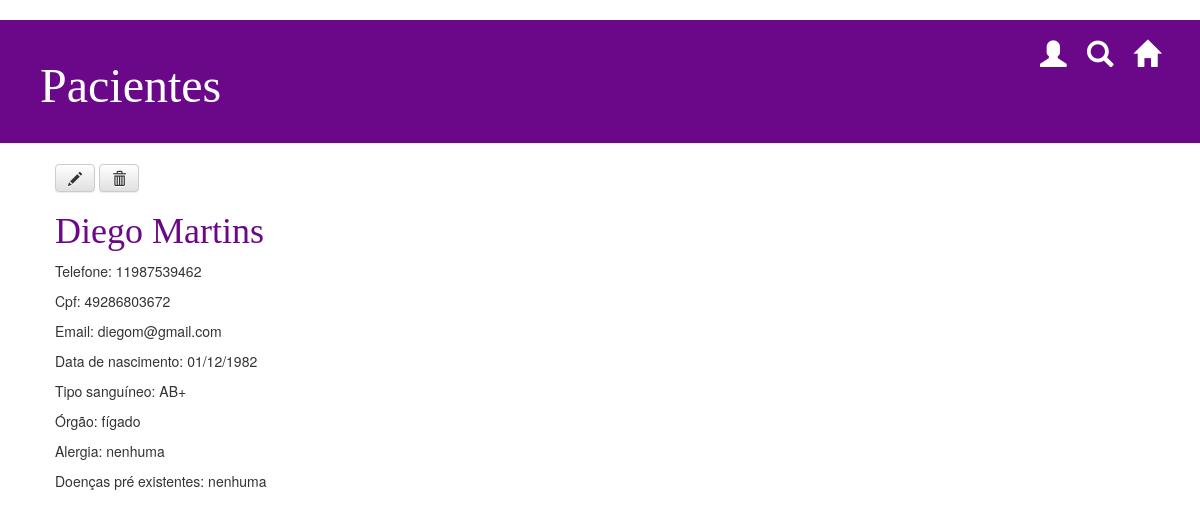
Screenshot of /paciente/15/ with the database file from the repository.
### transplante/models.py (models this page shows)
class Pessoa (models.Model):
		nome = models.CharField(max_length=200, default = '', verbose_name='Nome')
		telefone = models.CharField(max_length=15, default = '', verbose_name='Telefone')
		cpf = models.CharField(max_length=11, default = '', verbose_name='CPF')
		email = models.CharField(max_length=100, default = '', verbose_name='e-Mail')
		data_nasc = models.CharField(max_length=10, default = '', verbose_name='Data de Nascimento')

class Paciente (Pessoa):
		tipo_sanguineo = models.CharField(max_length=3, default = '', verbose_name='Tipo Sanguíneo')
		orgao = models.CharField(max_length=20, default = '', verbose_name='Órgão')
		alergia = models.CharField(max_length=100, default = '', verbose_name='Alergias')
		doenca_preexist = models.CharField(max_length=100, default = '', verbose_name='Doença Pré-existente')

class Pessoa (models.Model):
		nome = models.CharField(max_length=200, default = '', verbose_name='Nome')
		telefone = models.CharField(max_length=15, default = '', verbose_name='Telefone')
		cpf = models.CharField(max_length=11, default = '', verbose_name='CPF')
		email = models.CharField(max_length=100, default = '', verbose_name='e-Mail')
		data_nasc = models.CharField(max_length=10, default = '', verbose_name='Data de Nascimento')

### transplante/views.py (the view)
# urls.py: path('paciente/<int:pk>/', views.pacientes_detail, name='pacientes_detail'),
def pacientes_detail(request, pk):
    paciente = get_object_or_404(Paciente, pk=pk)
    return render(request, 'transplante/pacientes_detail.html', {'paciente': paciente})

### transplante/templates/transplante/pacientes_detail.html (shortened to what this page needs)
{% load staticfiles %}
<html>
    <head>
        <link rel="stylesheet" href="//maxcdn.bootstrapcdn.com/bootstrap/3.2.0/css/bootstrap.min.css">
        <link rel="stylesheet" href="//maxcdn.bootstrapcdn.com/bootstrap/3.2.0/css/bootstrap-theme.min.css">
       <link rel="stylesheet" href="{% static 'css/home.css' %}">
    </head>
    <body>
     <div class="page-header">
			<a href="/" class="top-menu"><span class="glyphicon glyphicon-home"></span></a>
			<a href="/" class="top-menu"><span class="glyphicon glyphicon-search"></span></a>
			<a href="/" class="top-menu"><span class="glyphicon glyphicon-user"></span></a>
            <h1>Pacientes</h1>
        </div>
    <div class="content container">
        <div class="row">
            <div class="col-md-8">
            <a class="btn btn-default" href="{% url 'pacientes_edit' pk=paciente.pk %}"><span class="glyphicon glyphicon-pencil"></span></a>
            <a class="btn btn-default" href="{% url 'remove_paciente' pk=paciente.pk %}"><span class="glyphicon glyphicon-trash"></span></a>
			<h1><a href="{% url 'pacientes_detail' pk=paciente.pk %}">{{ paciente.nome }}</a></h1>
                    <p>Telefone: {{ paciente.telefone}}</p>
                    <p>Cpf: {{ paciente.cpf}}</p>
                    <p>Email: {{ paciente.email}}</p>
                    <p>Data de nascimento: {{ paciente.data_nasc}}</p>
                    <p>Tipo sanguíneo: {{ paciente.tipo_sanguineo}}</p>
                    <p>Órgão: {{ paciente.orgao}}</p>
                    <p>Alergia: {{ paciente.alergia}}</p>
                    <p>Doenças pré existentes: {{ paciente.doenca_preexist|linebreaksbr }}</p>
            </div>
        </div>
    </div>
</body>
</html>

### transplante/static/css/home.css (style rules this page uses)
h1 a { color: #6A0888; }
.page-header { background-color: #6A0889; margin-top: 0; padding: 20px 20px 20px 40px; }
.page-header h1, .page-header h1 a, .page-header h1 a:visited, .page-header h1 a:active { color: #ffffff; font-size: 36pt; text-decoration: none; }
.content { margin-left: 40px; }
h1, h2, h3, h4 { font-family: 'Georgia'; }
.top-menu, .top-menu:hover, .top-menu:visited { color: #ffffff; float: right; font-size: 20pt; margin-right: 20px; }

### rows the page displays
Pessoa: nome "Diego Martins", telefone "11987539462", cpf "49286803672", email "diegom@gmail.com", data_nasc "01/12/1982"
Paciente: tipo_sanguineo "AB+", orgao "fígado", alergia "nenhuma", doenca_preexist "nenhuma"
